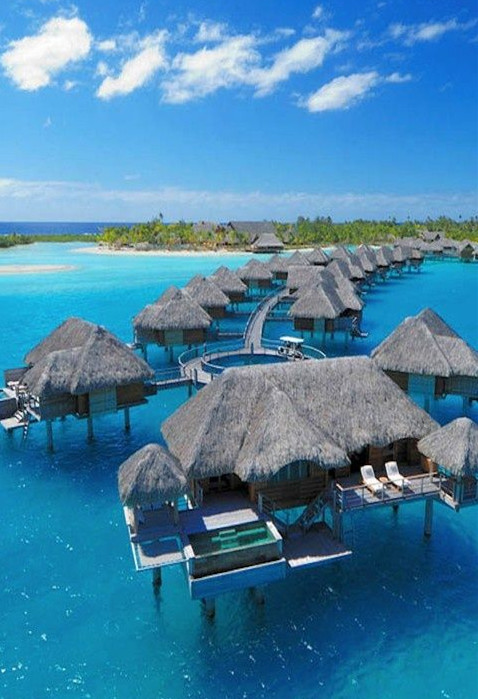
//> input picture 【OpenCv基础】第42讲 创建包围轮廓的矩形和圆形边界框/C++/ConsoleApplication/ConsoleApplication/1.jpg, 478 x 699 px
$ ./ConsoleApplication   (built with g++ and OpenCV 4)
//> lines starting //> are read from the running program, lines starting //| are printed output that depends on the picture; after the words box and inside, x2 and y2 are one past the last pixel; in counts of white or black regions, pixels touching at a corner belong together
#include "opencv2/highgui/highgui.hpp"
#include "opencv2/imgproc/imgproc.hpp"

using namespace cv;
using namespace std;

#define WINDOW_NAME1 "【原始图窗口】"        //为窗口标题定义的宏
#define WINDOW_NAME2 "【效果图窗口】"        //为窗口标题定义的宏

Mat g_srcImage;
Mat g_grayImage;
int g_nThresh = 100;//阈值
int g_nMaxThresh = 255;//阈值最大值
RNG g_rng(12345);//随机数生成器

void on_ContoursChange(int, void*)
{
	//定义一些参数
	Mat threshold_output;
	vector<vector<Point>> contours;
	vector<Vec4i> hierarchy;

	// 使用Threshold检测边缘
	threshold(g_grayImage, threshold_output, g_nThresh, 255, THRESH_BINARY);

	// 找出轮廓
	findContours(threshold_output, contours, hierarchy, RETR_TREE, CHAIN_APPROX_SIMPLE, Point(0, 0));

	// 多边形逼近轮廓 + 获取矩形和圆形边界框
	vector<vector<Point> > contours_poly(contours.size());
	vector<Rect> boundRect(contours.size());
	vector<Point2f>center(contours.size());
	vector<float>radius(contours.size());

	//一个循环，遍历所有部分，进行本程序最核心的操作
	for (unsigned int i = 0; i < contours.size(); i++)
	{
		//用指定精度逼近多边形曲线
		approxPolyDP(Mat(contours[i]), contours_poly[i], 3, true);
		// 计算点集的最外面（up-right）矩形边界
		boundRect[i] = boundingRect(Mat(contours_poly[i]));
		// 对给定的 2D点集，寻找最小面积的包围圆形
		minEnclosingCircle(contours_poly[i], center[i], radius[i]);
	}

	// 绘制多边形轮廓 + 包围的矩形框 + 圆形框
	Mat drawing = Mat::zeros(threshold_output.size(), CV_8UC3);
	for (int unsigned i = 0; i < contours.size(); i++)
	{
		//随机设置颜色
		Scalar color = Scalar(g_rng.uniform(0, 255), g_rng.uniform(0, 255), g_rng.uniform(0, 255));
		//绘制轮廓
		drawContours(drawing, contours_poly, i, color, 1, 8, vector<Vec4i>(), 0, Point());
		//绘制矩形
		rectangle(drawing, boundRect[i].tl(), boundRect[i].br(), color, 1, 8, 0);
		//绘制圆
		circle(drawing, center[i], (int)radius[i], color, 1, 8, 0);
	}

	// 显示效果图窗口
	namedWindow(WINDOW_NAME2, WINDOW_AUTOSIZE);
	imshow(WINDOW_NAME2, drawing);
}

int main()
{
	//【0】改变console字体颜色
	system("color 1F");

	//【1】载入3通道的原图像
	g_srcImage = imread("1.jpg", 1);
//> g_srcImage is the input picture: 699 rows x 478 cols, CV_8UC3; mean B, G, R 166.1, 131, 70.6
	if (!g_srcImage.data) { printf("读取图片错误，请确定目录下是否有imread函数指定的图片存在~！ \n"); return false; }

	//【2】得到原图的灰度图像并进行平滑
	cvtColor(g_srcImage, g_grayImage, COLOR_BGR2GRAY);
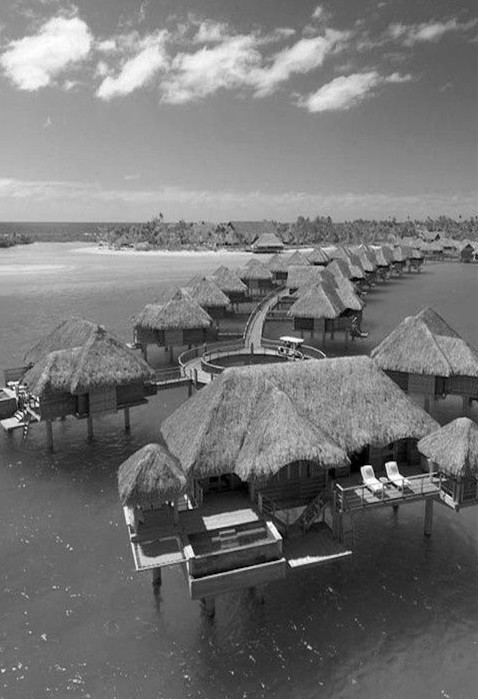
//> g_grayImage: 699 rows x 478 cols, CV_8UC1; min 0, max 255, mean 117
	blur(g_grayImage, g_grayImage, Size(3, 3));

	//【3】创建原始图窗口并显示
	namedWindow(WINDOW_NAME1, WINDOW_AUTOSIZE);
	imshow(WINDOW_NAME1, g_srcImage);

	//【4】设置滚动条并调用一次回调函数
	createTrackbar("阈值:", WINDOW_NAME1, &g_nThresh, g_nMaxThresh, on_ContoursChange);
	on_ContoursChange(0, 0);
//> in on_ContoursChange, `threshold(g_grayImage, threshold_output, g_nThresh, 255, THRESH_BINARY);`:
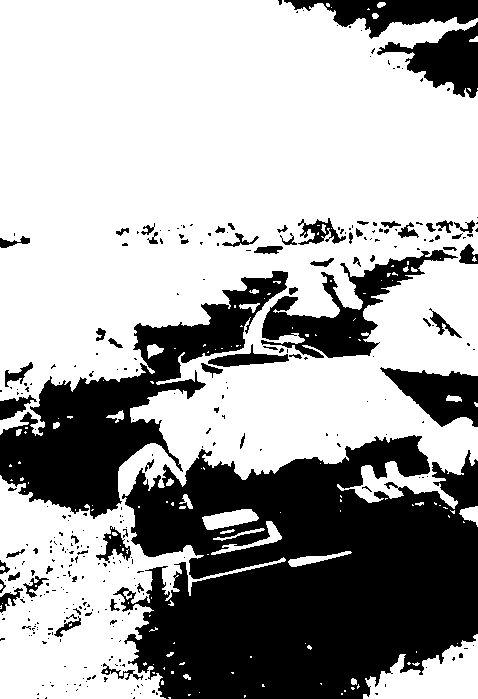
//> threshold_output: 699 rows x 478 cols, CV_8UC1; 65.4% white; 329 black regions (265 under 20 px)
//> in on_ContoursChange, `findContours(threshold_output, contours, hierarchy, RETR_TREE, CHAIN_A..`: contours = 492 contours, 398 with area under 20; largest, box (x1, y1, x2, y2) and area: (0, 0, 478, 699) 220580, (260, 249, 459, 359) 7016, (363, 634, 478, 699) 4084, (207, 343, 290, 368) 835, (202, 509, 259, 530) 675
//> in on_ContoursChange, `vector<vector<Point> > contours_poly(contours.size());`: contours_poly = 492 empty contours
//> after the loop in on_ContoursChange, `for (unsigned int i = 0; i < contours.size(); i++)`: contours_poly = 492 contours, 442 with area under 20; largest, box (x1, y1, x2, y2) and area: (0, 0, 478, 699) 221176, (260, 249, 459, 359) 6852, (363, 634, 478, 699) 4189, (207, 343, 290, 368) 770, (297, 217, 347, 245) 588; boundRect = 492 Rects (x, y, width, height), first 8: [168, 697, 1, 1], [245, 695, 1, 1], [188, 695, 1, 1], [341, 693, 1, 1], [199, 692, 1, 1], [344, 690, 1, 1], [351, 687, 4, 2], [357, 684, 2, 5]; center = 492 Points (x, y), first 12: [168, 697], [245, 695], [188, 695], [341, 693], [199, 692], [344, 690], [352.5, 687.5], [357.5, 686], [262, 684], [320, 683], [161.5, 682], [354, 681]; radius = 492 values, max 415.6 at index 122, min 0.0001 at index 0, mean 3.65
//> after the loop in on_ContoursChange, `for (int unsigned i = 0; i < contours.size(); i++)`:
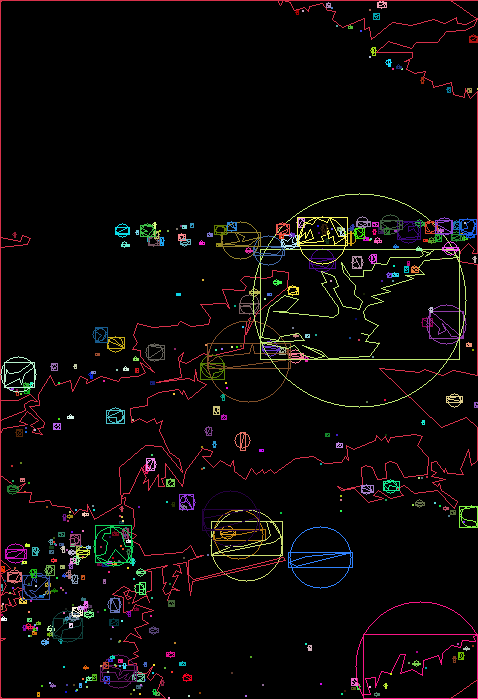
//> drawing: 699 rows x 478 cols, CV_8UC3; mean B, G, R 7.8, 8.1, 11.2

	waitKey(0);

	return(0);
}
